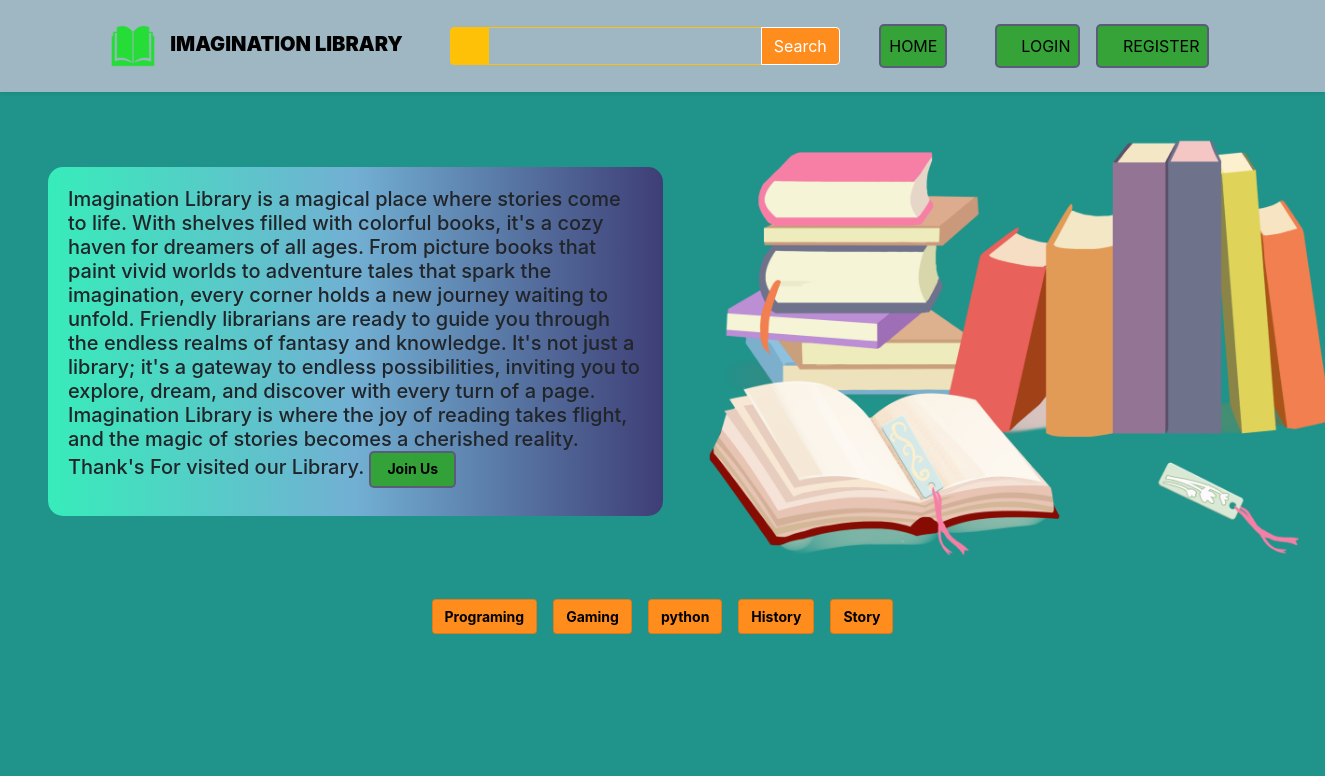
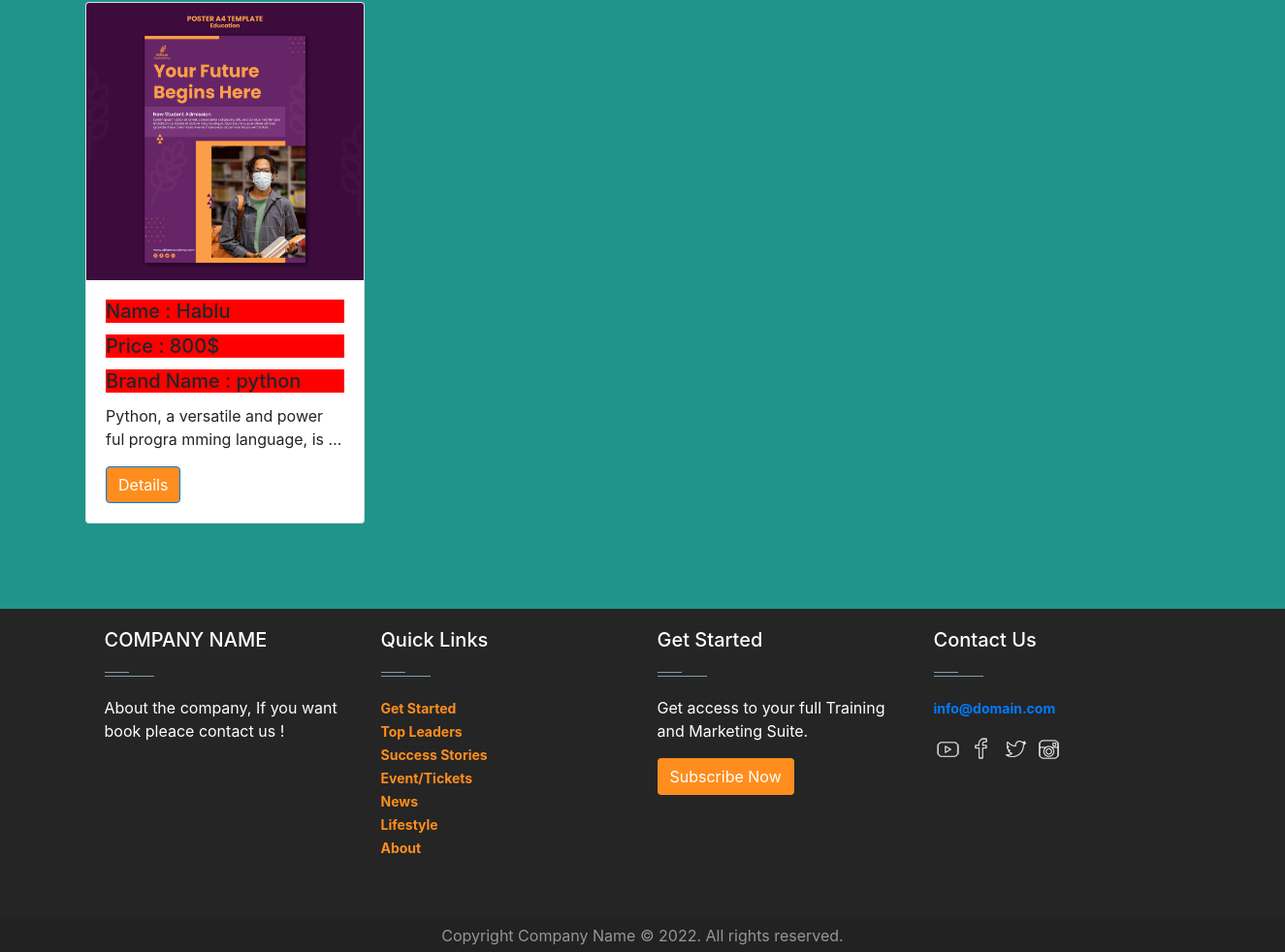
/catagory/python/, run on the app's committed database (2 pictures, top to bottom).
### category/models.py (models this page shows)
class Cetagory(models.Model):
    Name = models.CharField(max_length=100)
    def __str__(self):
        return self.Name

### bookposts/models.py (models this page shows, shortened)
class Post(models.Model):
    image = models.ImageField(upload_to='bookposts/media/uploads', blank=True, null=True)
    book_name = models.CharField(max_length=100)
    book_detail = models.TextField()
    book_price = models.IntegerField()
    category = models.ForeignKey(Cetagory, on_delete=models.CASCADE)

### Library_Management_System/views.py (the view)
# urls.py: 2. Add a URL to urlpatterns:  path('', views.home, name='home')
def home(request, category_slug = None):
    data = Post.objects.all()
    if category_slug is not None:
        category = Cetagory.objects.get(Name = category_slug)
        data = Post.objects.filter(category = category)
    categories = Cetagory.objects.all()
    return render(request, 'home.html', {'data': data, 'category': categories,})

### templates/home.html (shortened to what this page needs)
{% extends 'base.html' %}
{% load static %}
{% block content %}
  <div class=" d-flex flex-wrap px-5 pt-3 align-items-center">
      <div class="col-6 text-box content-container bg-white">
          <h5>
Imagination Library is a magical place where stories come to life. With shelves filled with colorful books, it's a cozy haven for dreamers of all ages. From picture books that paint vivid worlds to adventure tales that spark the imagination, every corner holds a new journey waiting to unfold. Friendly librarians are ready to guide you through the endless realms of fantasy and knowledge. It's not just a library; it's a gateway to endless possibilities, inviting you to explore, dream, and discover with every turn of a page. Imagination Library is where the joy of reading takes flight, and the magic of stories becomes a cherished reality. Thank's For visited our Library.
{% if not request.user.is_authenticated %}
 <a class="lock-buttonsx"href= "{% url 'login' %}">Join Us</a></h5>
 {% endif %}
      </div>
      <div class="col-6">
          <img style="width: 700px;" class=" m-16" src="{% static 'library books_5419514.png' %}" alt="picture">
      </div>
  </div>
  <br/>
<div class="d-flex justify-content-center align-items-center">
{% for c in category %}
<div class="mx-2">
<label class="btn btn-danger card" for="{{c.Name}} "><a href="{% url 'category_wice_book' c.Name %}" class="text-decoration-none text-black">{{c.Name}}</a></label>
</div>
    {% endfor %}
</div>
<div class="col-12 p-3">
    <div class="d-flex flex-wrap  pt-5 m-5">
{% for c in data %}
<div class="m-4">
<div class="card" style="width: 18rem;">
    <img src="{{c.image.url}}" class="card-img-top" alt="...">
    <div class="card-body">
        <h5 class="card-title">Name : {{c.book_name}}</h5>
        <h5 class="card-title">Price : {{c.book_price}}$</h5>
        <h5 class="card-title">Brand Name : {{c.category}}</h5>
      <p class="card-text">{{c.book_detail | truncatewords:10 }}</p>
      <a href="{% url 'detail_post' c.id %}" class="btn btn-primary">Details</a>
    </div>
</div>
</div>
{% endfor %}
</div>
</div>
{% endblock %}

### templates/style.css (style rules this page uses)
a { font-size:14px; font-weight:700 }
.card-title { background-color: red; }

### templates/base.html (style rules this page uses)
body { background-color: #20948B; margin: 0; padding: 0; }
* { padding: 0; margin: 0; box-sizing: border-box; }
.lock-buttonsx { display: inline-block; background-color: #31a233f6; color: #000; padding: 8px 16px; border: 2px solid rgba(91, 91, 123, 0.981); border-radius: 5px; text-decoration: none; transition: background-color 0.3s, color 0.3s; }
.btn { background-color: #ff8d1e; color:#fff; }

### templates/home.html (style rules this page uses)
.content-container { background: linear-gradient(to right,#37ecba,#72afd3, rgb(62, 62, 118)); border-radius: 15px; padding: 20px; }
.card { transition: all 0.3s; }

### data on the page
Cetagory: Name "Programing"
Cetagory: Name "Gaming"
Cetagory: Name "python"
Cetagory: Name "History"
Cetagory: Name "Story"
Post: image (picture), book_name "Hablu", book_price "800", category "python", book_detail "Python, a versatile and power ful progra mming language, is …"
